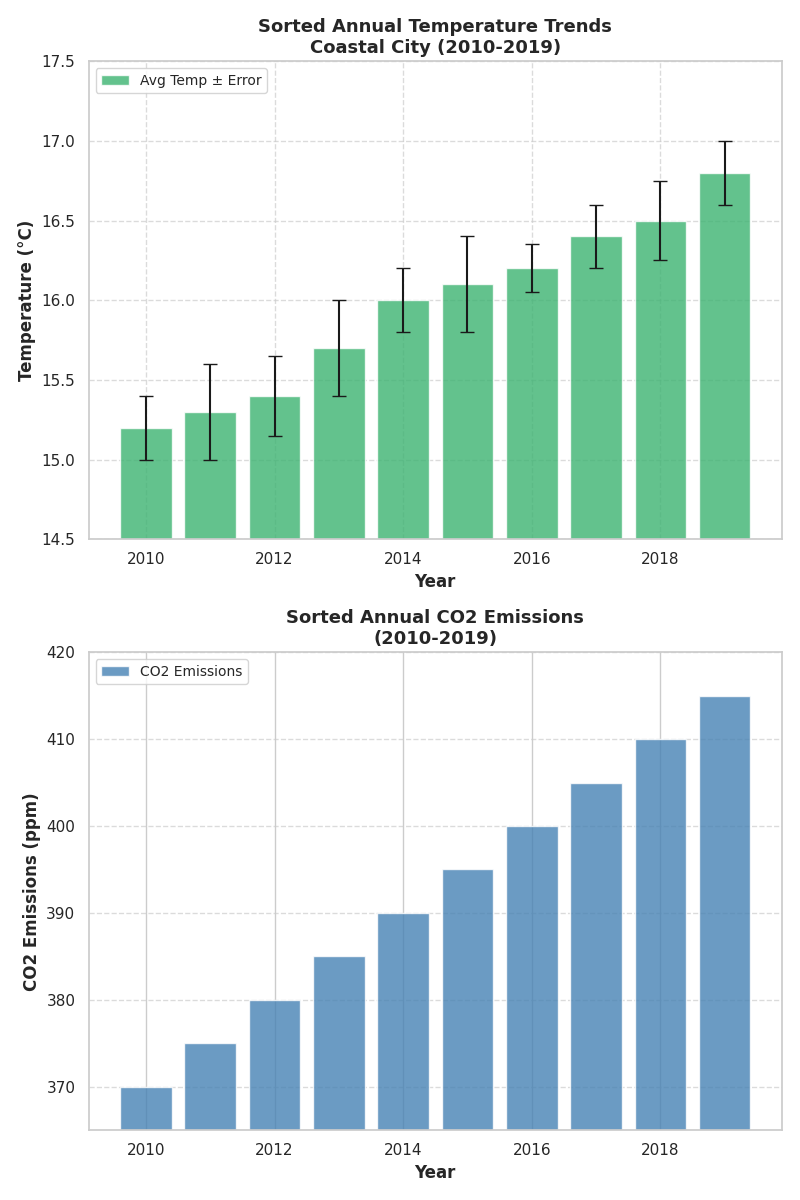

This chart was generated by the following Python code:
import matplotlib.pyplot as plt
import numpy as np

# Data
years = np.arange(2010, 2020)
avg_temperatures = np.array([15.2, 15.3, 15.4, 15.7, 16.0, 16.1, 16.2, 16.4, 16.5, 16.8])
temperature_errors = np.array([0.2, 0.3, 0.25, 0.3, 0.2, 0.3, 0.15, 0.2, 0.25, 0.2])
co2_emissions = np.array([370, 375, 380, 385, 390, 395, 400, 405, 410, 415])

# Sort data for bar charts (ascending for temperatures, descending for CO2 emissions)
sorted_indices_temp = np.argsort(avg_temperatures)
sorted_years_temp = years[sorted_indices_temp]
sorted_avg_temperatures = avg_temperatures[sorted_indices_temp]
sorted_temperature_errors = temperature_errors[sorted_indices_temp]

sorted_indices_co2 = np.argsort(-co2_emissions)
sorted_years_co2 = years[sorted_indices_co2]
sorted_co2_emissions = co2_emissions[sorted_indices_co2]

# Create the figure and subplots
fig, (ax1, ax2) = plt.subplots(2, 1, figsize=(8, 12))

# Temperature plot with sorted data and error bars
ax1.bar(sorted_years_temp, sorted_avg_temperatures, yerr=sorted_temperature_errors,
        color='mediumseagreen', alpha=0.8, label='Avg Temp ± Error', capsize=5)
ax1.set_xlabel('Year', fontsize=12, fontweight='bold')
ax1.set_ylabel('Temperature (°C)', fontsize=12, fontweight='bold')
ax1.set_title('Sorted Annual Temperature Trends\nCoastal City (2010-2019)', fontsize=13, fontweight='bold')
ax1.grid(True, linestyle='--', alpha=0.7)
ax1.set_ylim(14.5, 17.5)
ax1.legend(loc='upper left', fontsize=10)

# CO2 emissions plot with sorted data
ax2.bar(sorted_years_co2, sorted_co2_emissions, color='steelblue', alpha=0.8, label='CO2 Emissions')
ax2.set_xlabel('Year', fontsize=12, fontweight='bold')
ax2.set_ylabel('CO2 Emissions (ppm)', fontsize=12, fontweight='bold')
ax2.set_title('Sorted Annual CO2 Emissions\n(2010-2019)', fontsize=13, fontweight='bold')
ax2.grid(True, linestyle='--', alpha=0.7, axis='y')
ax2.set_ylim(365, 420)
ax2.legend(loc='upper left', fontsize=10)

plt.tight_layout()
plt.show()
